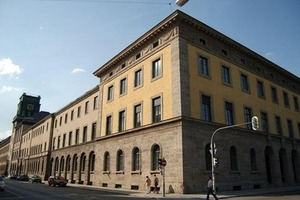
#> input picture ex3/images/building.jpg, 300 x 200 px
$ python test.py
#> lines starting #> are read from the running program, lines starting #| are printed output that depends on the picture; after the words box and inside, x2 and y2 are one past the last pixel; in counts of white or black regions, pixels touching at a corner belong together
import cv2 as cv
import numpy as np

def hough_lines_accumulator(edges, rho_resolution=1, theta_resolution=1):
    height, width = edges.shape
    max_rho = int(np.sqrt(height**2 + width**2))
    rhos = np.arange(-max_rho, max_rho, rho_resolution)
    thetas = np.deg2rad(np.arange(-90, 90, theta_resolution))

    accumulator = np.zeros((len(rhos), len(thetas)), dtype=int)
    y_idxs, x_idxs = np.nonzero(edges)

    for i in range(len(x_idxs)):
        x = x_idxs[i]
        y = y_idxs[i]

        for j in range(len(thetas)):
            rho = int((x * np.cos(thetas[j]) + y * np.sin(thetas[j])) / rho_resolution) + max_rho
            accumulator[rho, j] += 1

    return accumulator, thetas, rhos

def hough_peaks(accumulator, num_peaks, threshold=100):
    peaks = []
    for _ in range(num_peaks):
        idx = np.argmax(accumulator)
        rho_idx, theta_idx = np.unravel_index(idx, accumulator.shape)
        if accumulator[rho_idx, theta_idx] > threshold:
            peaks.append((rho_idx, theta_idx))
            accumulator[rho_idx, theta_idx] = 0
        else:
            break
    return peaks

# Load image, convert to grayscale, and perform edge detection
img = cv.imread('images/building.jpg')
#> img is the input picture: shape (200, 300, 3); mean B, G, R 112.6, 115.4, 114
gray = cv.cvtColor(img, cv.COLOR_BGR2GRAY)
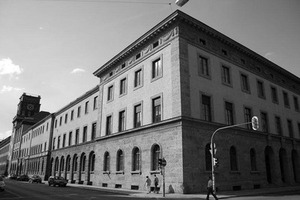
#> gray: shape (200, 300); min 0, max 255, mean 114.6
edges = cv.Canny(gray, 50, 150, apertureSize=3)
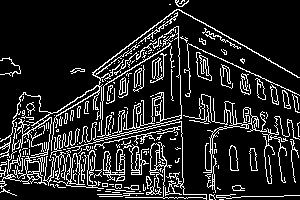
#> edges: shape (200, 300); 14.6% white in thin lines or dots

# Hough Transform
accumulator, thetas, rhos = hough_lines_accumulator(edges)
#> in hough_lines_accumulator, `y_idxs, x_idxs = np.nonzero(edges)`: y_idxs = 8785 values from 0 to 199; x_idxs = 8785 values, max 299 at index 1826, min 0 at index 1031, mean 142.8
#> the loop in hough_lines_accumulator, `for i in range(len(x_idxs)):` made 8785 passes
#> (x, y) on passes 1 to 3: (175, 0), (176, 0), (178, 0)
#> after the loop in hough_lines_accumulator, `for i in range(len(x_idxs)):`:
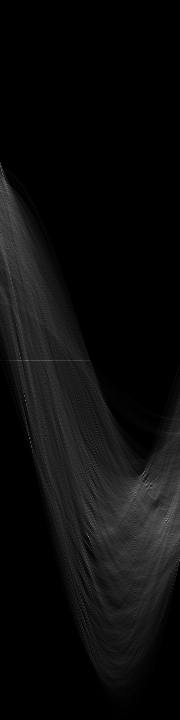
#> accumulator: shape (720, 180) int64; min 0, max 156, mean 12.2
#> thetas = 180 values from -1.57 to 1.55; rhos = 720 values from -360 to 359
peaks = hough_peaks(accumulator, num_peaks=10, threshold=100)
#> the loop in hough_peaks, `for _ in range(num_peaks):` made 10 passes
#> (idx, rho_idx, theta_idx) on passes 1 to 10: (93766, 520, 166), (85283, 473, 143), (93406, 518, 166), (96568, 536, 88), (88695, 492, 135), (87266, 484, 146), (93765, 520, 165), (94127, 522, 167), (72025, 400, 25), (87987, 488, 147)
#> after the loop in hough_peaks, `for _ in range(num_peaks):`: accumulator: shape (720, 180) int64; 0.01% of pixels changed, all inside (x1, y1, x2, y2) = (25, 400, 168, 537)
#> after the loop in hough_peaks, `for _ in range(num_peaks):`: peaks = [(520, 166), (473, 143), (518, 166), (536, 88), (492, 135), (484, 146), (520, 165), (522, 167), (400, 25), (488, 147)]

# Draw lines
for peak in peaks:
    rho = rhos[peak[0]]
    theta = thetas[peak[1]]
    a = np.cos(theta)
    b = np.sin(theta)
    x0 = a * rho
    y0 = b * rho
    x1 = int(x0 + 1000 * (-b))
    y1 = int(y0 + 1000 * (a))
    x2 = int(x0 - 1000 * (-b))
    y2 = int(y0 - 1000 * (a))
    cv.line(img, (x1, y1), (x2, y2), (0, 255, 0), 2)
#> this loop made 10 passes
#> (peak, rho, theta, a, b, x0, y0, x1) on passes 1 to 10: ((520, 166), 160, 1.33, 0.242, 0.97, 38.71, 155.2, -931), ((473, 143), 113, 0.925, 0.602, 0.799, 68.01, 90.25, -730), ((518, 166), 158, 1.33, 0.242, 0.97, 38.22, 153.3, -932), ((536, 88), 176, -0.0349, 0.999, -0.0349, 175.9, -6.14, 210), ((492, 135), 132, 0.785, 0.707, 0.707, 93.34, 93.34, -613), ((484, 146), 124, 0.977, 0.559, 0.829, 69.34, 102.8, -759), ((520, 165), 160, 1.31, 0.259, 0.966, 41.41, 154.5, -924), ((522, 167), 162, 1.34, 0.225, 0.974, 36.44, 157.8, -937), ((400, 25), 40, -1.13, 0.423, -0.906, 16.9, -36.25, 923), ((488, 147), 128, 0.995, 0.545, 0.839, 69.71, 107.3, -768)
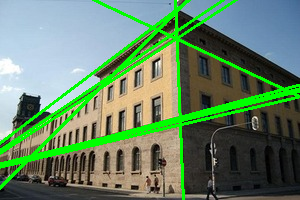
#> img: shape (200, 300, 3); 11.38% of pixels changed, all inside (x1, y1, x2, y2) = (0, 0, 300, 200)

# Save the result
cv.imwrite('houghlines_custom.jpg', img)
